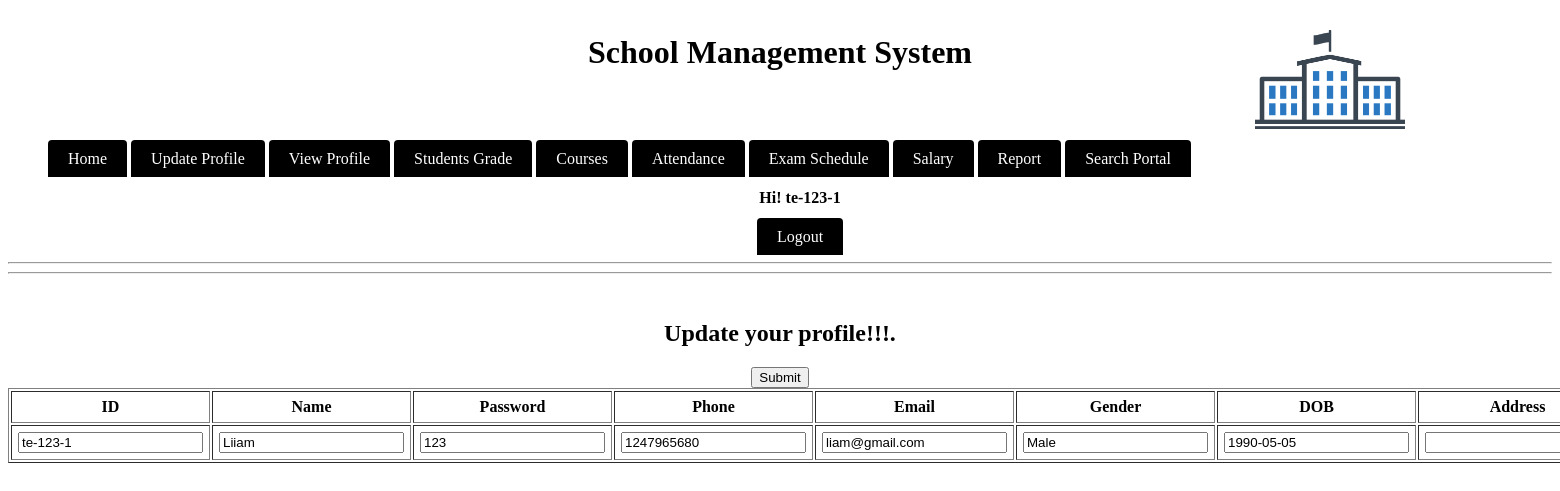
The app's page /module/teacher/updateTeacher.php (signed in) with its own data.
### tables this page shows
CREATE TABLE IF NOT EXISTS `teachers` (
  `id` varchar(20) NOT NULL,
  `name` varchar(20) NOT NULL,
  `password` varchar(20) NOT NULL,
  `phone` varchar(13) NOT NULL,
  `email` varchar(20) NOT NULL,
  `address` varchar(30) NOT NULL,
  `sex` varchar(7) NOT NULL,
  `dob` date NOT NULL,
  `hiredate` date NOT NULL,
  `salary` double NOT NULL
);

### module/teacher/main.php (called while the page is built, shortened)
<?php
$check=$_SESSION['login_id'];
?>

### module/teacher/searchForUpdateTeacher.php (the view)
<?php
include_once('main.php');
include_once('../../service/mysqlcon.php');
$string = "<tr>
    <th>ID</th>
    <th>Name</th>
    <th>Password</th>
    <th>Phone</th>
    <th>Email</th>
    <th>Gender</th>
    <th>DOB</th>
    <th>Address</th>
</tr>";
$sql = "SELECT * FROM teachers WHERE id='$check';";
$res = mysqli_query($link, $sql);
while($row = mysqli_fetch_array($res)){
    $string .= "<tr><td><input value='".$row['id']."'name='id' readonly >".
    "</td><td><input type='text' value='".$row['name']."'name='name' readonly>".
    "</td><td><input type='text' value='".$row['password']."'name='password'>".
    "</td><td><input type='text' value='".$row['phone']."'name='phone'>".
    "</td><td><input type='text' value='".$row['email']."'name='email'>".
    "</td><td><input type='text' value='".$row['sex']."'name='gender' readonly>".
    "</td><td><input type='text' value='".$row['dob']."'name='dob' readonly>".
    "</td><td><input type='text' value='".$row['address']."'name='address'>".
    "</td></tr>";
}
echo $string."<input type='submit' name='submit'value='Submit'>";
?>

### records on screen
teachers: id "te-123-1", name "Liiam", password "123", phone "1247965680", email "liam@gmail.com", gender "Male", dob "1990-05-05"

### other values on screen
$check "te-123-1"
